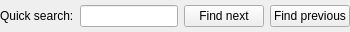
<?xml version="1.0" encoding="UTF-8"?>
<ui version="4.0">
 <class>QuickSearchWidget</class>
 <widget class="QWidget" name="QuickSearchWidget">
  <property name="geometry">
   <rect>
    <x>0</x>
    <y>0</y>
    <width>350</width>
    <height>32</height>
   </rect>
  </property>
  <property name="sizePolicy">
   <sizepolicy hsizetype="Fixed" vsizetype="Fixed">
    <horstretch>0</horstretch>
    <verstretch>0</verstretch>
   </sizepolicy>
  </property>
  <property name="minimumSize">
   <size>
    <width>350</width>
    <height>32</height>
   </size>
  </property>
  <property name="maximumSize">
   <size>
    <width>350</width>
    <height>32</height>
   </size>
  </property>
  <property name="windowTitle">
   <string>Form</string>
  </property>
  <layout class="QGridLayout" name="gridLayout_2">
   <property name="margin">
    <number>0</number>
   </property>
   <item row="0" column="0">
    <layout class="QGridLayout" name="gridLayout">
     <item row="0" column="3">
      <widget class="QPushButton" name="searchPreviousPushButton">
       <property name="text">
        <string>Find previous</string>
       </property>
      </widget>
     </item>
     <item row="0" column="2">
      <widget class="QPushButton" name="searchNextPushButton">
       <property name="text">
        <string>Find next</string>
       </property>
      </widget>
     </item>
     <item row="0" column="1">
      <widget class="QLineEdit" name="searchLineEdit"/>
     </item>
     <item row="0" column="0">
      <widget class="QLabel" name="label">
       <property name="text">
        <string>Quick search:</string>
       </property>
      </widget>
     </item>
    </layout>
   </item>
  </layout>
 </widget>
 <resources/>
 <connections/>
</ui>
